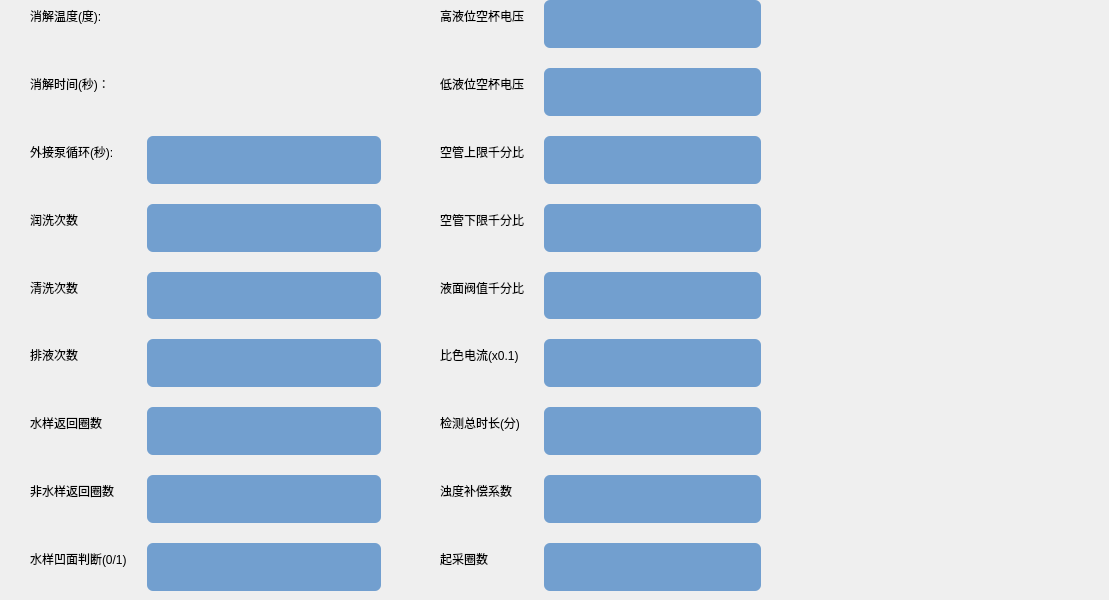
   <widget class="QWidget" name="page_1">
    <widget class="QWidget" name="widget_2" native="true">
     <property name="geometry">
      <rect>
       <x>800</x>
       <y>260</y>
       <width>300</width>
       <height>320</height>
      </rect>
     </property>
     <property name="minimumSize">
      <size>
       <width>300</width>
       <height>320</height>
      </size>
     </property>
     <property name="styleSheet">
      <string notr="true">background: transparent;</string>
     </property>
    </widget>
    <widget class="QWidget" name="widget_4" native="true">
     <property name="geometry">
      <rect>
       <x>440</x>
       <y>0</y>
       <width>331</width>
       <height>591</height>
      </rect>
     </property>
     <property name="styleSheet">
      <string notr="true">background: transparent;</string>
     </property>
     <widget class="QWidget" name="formLayoutWidget_2">
      <property name="geometry">
       <rect>
        <x>0</x>
        <y>0</y>
        <width>321</width>
        <height>591</height>
       </rect>
      </property>
      <layout class="QFormLayout" name="formLayout_2">
       <property name="horizontalSpacing">
        <number>20</number>
       </property>
       <property name="verticalSpacing">
        <number>20</number>
       </property>
       <item row="0" column="0">
        <widget class="QLabel" name="Label_10">
         <property name="text">
          <string>高液位空杯电压</string>
         </property>
        </widget>
       </item>
       <item row="1" column="0">
        <widget class="QLabel" name="Label_11">
         <property name="text">
          <string>低液位空杯电压</string>
         </property>
        </widget>
       </item>
       <item row="2" column="0">
        <widget class="QLabel" name="Label_12">
         <property name="text">
          <string>空管上限千分比</string>
         </property>
        </widget>
       </item>
       <item row="3" column="0">
        <widget class="QLabel" name="Label_13">
         <property name="text">
          <string>空管下限千分比</string>
         </property>
        </widget>
       </item>
       <item row="4" column="0">
        <widget class="QLabel" name="Label_14">
         <property name="text">
          <string>液面阀值千分比</string>
         </property>
        </widget>
       </item>
       <item row="5" column="0">
        <widget class="QLabel" name="x01Label">
         <property name="text">
          <string>比色电流(x0.1)</string>
         </property>
        </widget>
       </item>
       <item row="6" column="0">
        <widget class="QLabel" name="Label_15">
         <property name="text">
          <string>检测总时长(分)</string>
         </property>
        </widget>
       </item>
       <item row="7" column="0">
        <widget class="QLabel" name="Label_16">
         <property name="text">
          <string>浊度补偿系数</string>
         </property>
        </widget>
       </item>
       <item row="8" column="0">
        <widget class="QLabel" name="Label_9">
         <property name="text">
          <string>起采圈数</string>
         </property>
        </widget>
       </item>
       <item row="0" column="1">
        <widget class="QLineEdit" name="LineEdit_10">
         <property name="sizePolicy">
          <sizepolicy hsizetype="Preferred" vsizetype="Expanding">
           <horstretch>0</horstretch>
           <verstretch>0</verstretch>
          </sizepolicy>
         </property>
         <property name="minimumSize">
          <size>
           <width>0</width>
           <height>0</height>
          </size>
         </property>
         <property name="maximumSize">
          <size>
           <width>1677</width>
           <height>16777215</height>
          </size>
         </property>
         <property name="styleSheet">
          <string notr="true">color: rgb(204, 0, 0);
background: rgb(114, 159, 207);
border-radius: 6px; </string>
         </property>
        </widget>
       </item>
       <item row="1" column="1">
        <widget class="QLineEdit" name="LineEdit_11">
         <property name="sizePolicy">
          <sizepolicy hsizetype="Preferred" vsizetype="Expanding">
           <horstretch>0</horstretch>
           <verstretch>0</verstretch>
          </sizepolicy>
         </property>
         <property name="minimumSize">
          <size>
           <width>0</width>
           <height>0</height>
          </size>
         </property>
         <property name="maximumSize">
          <size>
           <width>1677</width>
           <height>16777215</height>
          </size>
         </property>
         <property name="styleSheet">
          <string notr="true">color: rgb(204, 0, 0);
background: rgb(114, 159, 207);
border-radius: 6px; </string>
         </property>
        </widget>
       </item>
       <item row="2" column="1">
        <widget class="QLineEdit" name="LineEdit_12">
         <property name="sizePolicy">
          <sizepolicy hsizetype="Preferred" vsizetype="Expanding">
           <horstretch>0</horstretch>
           <verstretch>0</verstretch>
          </sizepolicy>
         </property>
         <property name="minimumSize">
          <size>
           <width>0</width>
           <height>0</height>
          </size>
         </property>
         <property name="maximumSize">
          <size>
           <width>1677</width>
           <height>16777215</height>
          </size>
         </property>
         <property name="styleSheet">
          <string notr="true">color: rgb(204, 0, 0);
background: rgb(114, 159, 207);
border-radius: 6px; </string>
         </property>
        </widget>
       </item>
       <item row="3" column="1">
        <widget class="QLineEdit" name="LineEdit_13">
         <property name="sizePolicy">
          <sizepolicy hsizetype="Preferred" vsizetype="Expanding">
           <horstretch>0</horstretch>
           <verstretch>0</verstretch>
          </sizepolicy>
         </property>
         <property name="minimumSize">
          <size>
           <width>0</width>
           <height>0</height>
          </size>
         </property>
         <property name="maximumSize">
          <size>
           <width>1677</width>
           <height>16777215</height>
          </size>
         </property>
         <property name="styleSheet">
          <string notr="true">color: rgb(204, 0, 0);
background: rgb(114, 159, 207);
border-radius: 6px; </string>
         </property>
        </widget>
       </item>
       <item row="4" column="1">
        <widget class="QLineEdit" name="LineEdit_14">
         <property name="sizePolicy">
          <sizepolicy hsizetype="Preferred" vsizetype="Expanding">
           <horstretch>0</horstretch>
           <verstretch>0</verstretch>
          </sizepolicy>
         </property>
         <property name="minimumSize">
          <size>
           <width>0</width>
           <height>0</height>
          </size>
         </property>
         <property name="maximumSize">
          <size>
           <width>1677</width>
           <height>16777215</height>
          </size>
         </property>
         <property name="styleSheet">
          <string notr="true">color: rgb(204, 0, 0);
background: rgb(114, 159, 207);
border-radius: 6px; </string>
         </property>
        </widget>
       </item>
       <item row="5" column="1">
        <widget class="QLineEdit" name="LineEdit_15">
         <property name="sizePolicy">
          <sizepolicy hsizetype="Preferred" vsizetype="Expanding">
           <horstretch>0</horstretch>
           <verstretch>0</verstretch>
          </sizepolicy>
         </property>
         <property name="minimumSize">
          <size>
           <width>0</width>
           <height>0</height>
          </size>
         </property>
         <property name="maximumSize">
          <size>
           <width>1677</width>
           <height>16777215</height>
          </size>
         </property>
         <property name="styleSheet">
          <string notr="true">color: rgb(204, 0, 0);
background: rgb(114, 159, 207);
border-radius: 6px; </string>
         </property>
        </widget>
       </item>
       <item row="6" column="1">
        <widget class="QLineEdit" name="LineEdit_16">
         <property name="sizePolicy">
          <sizepolicy hsizetype="Preferred" vsizetype="Expanding">
           <horstretch>0</horstretch>
           <verstretch>0</verstretch>
          </sizepolicy>
         </property>
         <property name="minimumSize">
          <size>
           <width>0</width>
           <height>0</height>
          </size>
         </property>
         <property name="maximumSize">
          <size>
           <width>1677</width>
           <height>16777215</height>
          </size>
         </property>
         <property name="styleSheet">
          <string notr="true">color: rgb(204, 0, 0);
background: rgb(114, 159, 207);
border-radius: 6px; </string>
         </property>
        </widget>
       </item>
       <item row="7" column="1">
        <widget class="QLineEdit" name="LineEdit_17">
         <property name="sizePolicy">
          <sizepolicy hsizetype="Preferred" vsizetype="Expanding">
           <horstretch>0</horstretch>
           <verstretch>0</verstretch>
          </sizepolicy>
         </property>
         <property name="minimumSize">
          <size>
           <width>0</width>
           <height>0</height>
          </size>
         </property>
         <property name="maximumSize">
          <size>
           <width>1677</width>
           <height>16777215</height>
          </size>
         </property>
         <property name="styleSheet">
          <string notr="true">color: rgb(204, 0, 0);
background: rgb(114, 159, 207);
border-radius: 6px; </string>
         </property>
        </widget>
       </item>
       <item row="8" column="1">
        <widget class="QLineEdit" name="LineEdit_18">
         <property name="sizePolicy">
          <sizepolicy hsizetype="Preferred" vsizetype="Expanding">
           <horstretch>0</horstretch>
           <verstretch>0</verstretch>
          </sizepolicy>
         </property>
         <property name="minimumSize">
          <size>
           <width>0</width>
           <height>0</height>
          </size>
         </property>
         <property name="maximumSize">
          <size>
           <width>1677</width>
           <height>16777215</height>
          </size>
         </property>
         <property name="styleSheet">
          <string notr="true">color: rgb(204, 0, 0);
background: rgb(114, 159, 207);
border-radius: 6px; </string>
         </property>
        </widget>
       </item>
      </layout>
     </widget>
    </widget>
    <widget class="QWidget" name="widget_5" native="true">
     <property name="geometry">
      <rect>
       <x>20</x>
       <y>0</y>
       <width>371</width>
       <height>591</height>
      </rect>
     </property>
     <property name="styleSheet">
      <string notr="true">background: transparent;</string>
     </property>
     <widget class="QWidget" name="formLayoutWidget">
      <property name="geometry">
       <rect>
        <x>10</x>
        <y>0</y>
        <width>351</width>
        <height>591</height>
       </rect>
      </property>
      <layout class="QFormLayout" name="formLayout">
       <property name="sizeConstraint">
        <enum>QLayout::SetDefaultConstraint</enum>
       </property>
       <property name="fieldGrowthPolicy">
        <enum>QFormLayout::AllNonFixedFieldsGrow</enum>
       </property>
       <property name="rowWrapPolicy">
        <enum>QFormLayout::DontWrapRows</enum>
       </property>
       <property name="horizontalSpacing">
        <number>20</number>
       </property>
       <property name="verticalSpacing">
        <number>20</number>
       </property>
       <item row="0" column="0">
        <widget class="QLabel" name="Label">
         <property name="text">
          <string>消解温度(度):</string>
         </property>
        </widget>
       </item>
       <item row="0" column="1">
        <widget class="QLabel" name="Label_29">
         <property name="sizePolicy">
          <sizepolicy hsizetype="Preferred" vsizetype="Expanding">
           <horstretch>0</horstretch>
           <verstretch>0</verstretch>
          </sizepolicy>
         </property>
         <property name="minimumSize">
          <size>
           <width>0</width>
           <height>45</height>
          </size>
         </property>
         <property name="styleSheet">
          <string notr="true">color: rgb(204, 0, 0);
border-radius: 6px; </string>
         </property>
         <property name="text">
          <string/>
         </property>
        </widget>
       </item>
       <item row="1" column="0">
        <widget class="QLabel" name="Label_2">
         <property name="text">
          <string>消解时间(秒)：</string>
         </property>
        </widget>
       </item>
       <item row="1" column="1">
        <widget class="QLabel" name="Label_30">
         <property name="sizePolicy">
          <sizepolicy hsizetype="Preferred" vsizetype="Expanding">
           <horstretch>0</horstretch>
           <verstretch>0</verstretch>
          </sizepolicy>
         </property>
         <property name="styleSheet">
          <string notr="true">color: rgb(204, 0, 0);
border-radius: 6px; </string>
         </property>
         <property name="text">
          <string/>
         </property>
        </widget>
       </item>
       <item row="2" column="0">
        <widget class="QLabel" name="Label_3">
         <property name="text">
          <string>外接泵循环(秒):</string>
         </property>
        </widget>
       </item>
       <item row="3" column="0">
        <widget class="QLabel" name="Label_4">
         <property name="text">
          <string>润洗次数</string>
         </property>
        </widget>
       </item>
       <item row="3" column="1">
        <widget class="QLineEdit" name="LineEdit_4">
         <property name="sizePolicy">
          <sizepolicy hsizetype="Preferred" vsizetype="Expanding">
           <horstretch>0</horstretch>
           <verstretch>0</verstretch>
          </sizepolicy>
         </property>
         <property name="maximumSize">
          <size>
           <width>1677</width>
           <height>16777215</height>
          </size>
         </property>
         <property name="styleSheet">
          <string notr="true">color: rgb(204, 0, 0);
background: rgb(114, 159, 207);
border-radius: 6px; </string>
         </property>
        </widget>
       </item>
       <item row="4" column="0">
        <widget class="QLabel" name="Label_5">
         <property name="text">
          <string>清洗次数</string>
         </property>
        </widget>
       </item>
       <item row="4" column="1">
        <widget class="QLineEdit" name="LineEdit_5">
         <property name="sizePolicy">
          <sizepolicy hsizetype="Preferred" vsizetype="Expanding">
           <horstretch>0</horstretch>
           <verstretch>0</verstretch>
          </sizepolicy>
         </property>
         <property name="maximumSize">
          <size>
           <width>1677</width>
           <height>16777215</height>
          </size>
         </property>
         <property name="styleSheet">
          <string notr="true">color: rgb(204, 0, 0);
background: rgb(114, 159, 207);
border-radius: 6px; </string>
         </property>
        </widget>
       </item>
       <item row="5" column="0">
        <widget class="QLabel" name="Label_6">
         <property name="text">
          <string>排液次数</string>
         </property>
        </widget>
       </item>
       <item row="5" column="1">
        <widget class="QLineEdit" name="LineEdit_6">
         <property name="sizePolicy">
          <sizepolicy hsizetype="Preferred" vsizetype="Expanding">
           <horstretch>0</horstretch>
           <verstretch>0</verstretch>
          </sizepolicy>
         </property>
         <property name="maximumSize">
          <size>
           <width>1677</width>
           <height>16777215</height>
          </size>
         </property>
         <property name="styleSheet">
          <string notr="true">color: rgb(204, 0, 0);
background: rgb(114, 159, 207);
border-radius: 6px; </string>
         </property>
        </widget>
       </item>
       <item row="6" column="0">
        <widget class="QLabel" name="Label_7">
         <property name="text">
          <string>水样返回圈数</string>
         </property>
        </widget>
       </item>
       <item row="6" column="1">
        <widget class="QLineEdit" name="LineEdit_7">
         <property name="sizePolicy">
          <sizepolicy hsizetype="Preferred" vsizetype="Expanding">
           <horstretch>0</horstretch>
           <verstretch>0</verstretch>
          </sizepolicy>
         </property>
         <property name="maximumSize">
          <size>
           <width>1677</width>
           <height>16777215</height>
          </size>
         </property>
         <property name="styleSheet">
          <string notr="true">color: rgb(204, 0, 0);
background: rgb(114, 159, 207);
border-radius: 6px; </string>
         </property>
        </widget>
       </item>
       <item row="7" column="0">
        <widget class="QLabel" name="Label_8">
         <property name="text">
          <string>非水样返回圈数</string>
         </property>
        </widget>
       </item>
       <item row="7" column="1">
        <widget class="QLineEdit" name="LineEdit_8">
         <property name="sizePolicy">
          <sizepolicy hsizetype="Preferred" vsizetype="Expanding">
           <horstretch>0</horstretch>
           <verstretch>0</verstretch>
          </sizepolicy>
         </property>
         <property name="maximumSize">
          <size>
           <width>1677</width>
           <height>16777215</height>
          </size>
         </property>
         <property name="styleSheet">
          <string notr="true">color: rgb(204, 0, 0);
background: rgb(114, 159, 207);
border-radius: 6px; </string>
         </property>
        </widget>
       </item>
       <item row="8" column="0">
        <widget class="QLabel" name="Label_1">
         <property name="text">
          <string>水样凹面判断(0/1)</string>
         </property>
        </widget>
       </item>
       <item row="8" column="1">
        <widget class="QLineEdit" name="LineEdit_9">
         <property name="sizePolicy">
          <sizepolicy hsizetype="Preferred" vsizetype="Expanding">
           <horstretch>0</horstretch>
           <verstretch>0</verstretch>
          </sizepolicy>
         </property>
         <property name="maximumSize">
          <size>
           <width>1677</width>
           <height>16777215</height>
          </size>
         </property>
         <property name="styleSheet">
          <string notr="true">color: rgb(204, 0, 0);
background: rgb(114, 159, 207);
border-radius: 6px; </string>
         </property>
        </widget>
       </item>
       <item row="2" column="1">
        <widget class="QLineEdit" name="LineEdit_3">
         <property name="sizePolicy">
          <sizepolicy hsizetype="Preferred" vsizetype="Expanding">
           <horstretch>0</horstretch>
           <verstretch>0</verstretch>
          </sizepolicy>
         </property>
         <property name="maximumSize">
          <size>
           <width>16777215</width>
           <height>16777215</height>
          </size>
         </property>
         <property name="styleSheet">
          <string notr="true">QLineEdit {
    color: rgb(204, 0, 0);
    background: rgb(114, 159, 207);
    border-radius: 6px;
}</string>
         </property>
        </widget>
       </item>
      </layout>
     </widget>
    </widget>
   </widget>
